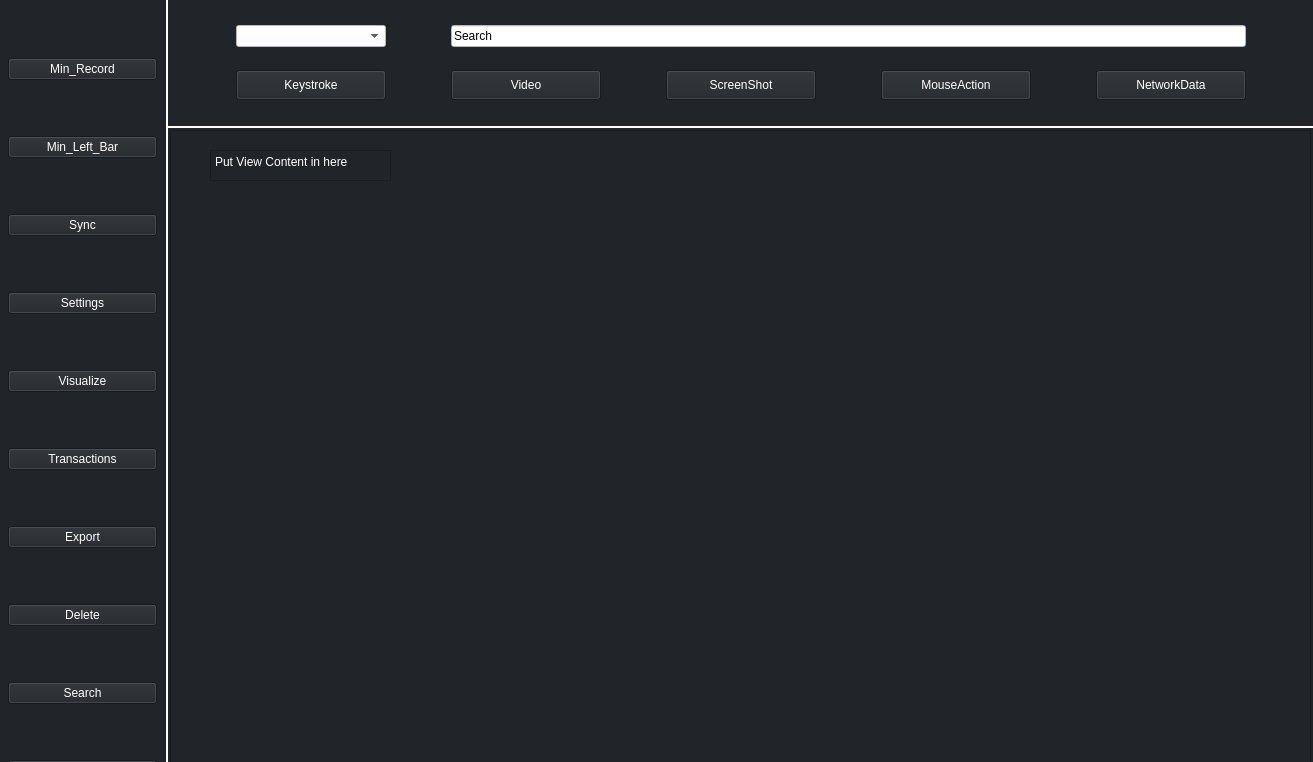
<?xml version="1.0" encoding="UTF-8"?>
<ui version="4.0">
 <class>MainWindow</class>
 <widget class="QMainWindow" name="MainWindow">
  <property name="windowModality">
   <enum>Qt::NonModal</enum>
  </property>
  <property name="geometry">
   <rect>
    <x>0</x>
    <y>0</y>
    <width>1313</width>
    <height>762</height>
   </rect>
  </property>
  <property name="mouseTracking">
   <bool>false</bool>
  </property>
  <property name="windowTitle">
   <string>MainWindow</string>
  </property>
  <property name="layoutDirection">
   <enum>Qt::LeftToRight</enum>
  </property>
  <property name="styleSheet">
   <string notr="true">background-color: #212429</string>
  </property>
  <widget class="QWidget" name="centralwidget">
   <widget class="QFrame" name="Top_Bar">
    <property name="geometry">
     <rect>
      <x>166</x>
      <y>-3</y>
      <width>1151</width>
      <height>131</height>
     </rect>
    </property>
    <property name="styleSheet">
     <string notr="true">QFrame{
	Background-color:212429;
	border-width: 2;
	border-radius:1;
	border-style: solid;
	border-color:white;
}</string>
    </property>
    <property name="frameShape">
     <enum>QFrame::StyledPanel</enum>
    </property>
    <property name="frameShadow">
     <enum>QFrame::Raised</enum>
    </property>
    <layout class="QGridLayout" name="gridLayout">
     <item row="1" column="4">
      <widget class="QPushButton" name="ScreenShot_Btn">
       <property name="maximumSize">
        <size>
         <width>150</width>
         <height>30</height>
        </size>
       </property>
       <property name="styleSheet">
        <string notr="true">QPushButton {
	background-color:#212429;
	color:white;
}
QPushButton:Pressed{
	color:#78AAD2;
}</string>
       </property>
       <property name="text">
        <string>ScreenShot</string>
       </property>
      </widget>
     </item>
     <item row="1" column="5">
      <widget class="QPushButton" name="Mouse_Action_Btn">
       <property name="maximumSize">
        <size>
         <width>150</width>
         <height>30</height>
        </size>
       </property>
       <property name="styleSheet">
        <string notr="true">QPushButton {
	background-color:#212429;
	color:white;
}
QPushButton:Pressed{
	color:#78AAD2;
}</string>
       </property>
       <property name="text">
        <string>MouseAction</string>
       </property>
      </widget>
     </item>
     <item row="1" column="6">
      <widget class="QPushButton" name="NetworkData_Btn">
       <property name="maximumSize">
        <size>
         <width>150</width>
         <height>30</height>
        </size>
       </property>
       <property name="styleSheet">
        <string notr="true">QPushButton {
	background-color:#212429;
	color:white;
}
QPushButton:Pressed{
	color:#78AAD2;
}</string>
       </property>
       <property name="text">
        <string>NetworkData</string>
       </property>
      </widget>
     </item>
     <item row="0" column="3" colspan="4">
      <widget class="QLineEdit" name="lineEdit">
       <property name="styleSheet">
        <string notr="true">background-color:white;
</string>
       </property>
       <property name="text">
        <string>Search</string>
       </property>
      </widget>
     </item>
     <item row="1" column="3">
      <widget class="QPushButton" name="Video_Btn">
       <property name="maximumSize">
        <size>
         <width>150</width>
         <height>30</height>
        </size>
       </property>
       <property name="styleSheet">
        <string notr="true">QPushButton {
	background-color:#212429;
	color:white;
}
QPushButton:Pressed{
	color:#78AAD2;
}</string>
       </property>
       <property name="text">
        <string>Video</string>
       </property>
      </widget>
     </item>
     <item row="0" column="2">
      <widget class="QComboBox" name="comboBox">
       <property name="styleSheet">
        <string notr="true">background-color:white;</string>
       </property>
      </widget>
     </item>
     <item row="1" column="2">
      <widget class="QPushButton" name="Keystroke_Btn">
       <property name="maximumSize">
        <size>
         <width>150</width>
         <height>30</height>
        </size>
       </property>
       <property name="styleSheet">
        <string notr="true">QPushButton {
	background-color:#212429;
	color:white;
}
QPushButton:Pressed{
	color:#78AAD2;
}</string>
       </property>
       <property name="text">
        <string>Keystroke</string>
       </property>
      </widget>
     </item>
    </layout>
   </widget>
   <widget class="QFrame" name="Side_Bar">
    <property name="geometry">
     <rect>
      <x>-3</x>
      <y>-3</y>
      <width>171</width>
      <height>851</height>
     </rect>
    </property>
    <property name="maximumSize">
     <size>
      <width>16777215</width>
      <height>16777214</height>
     </size>
    </property>
    <property name="styleSheet">
     <string notr="true">QFrame{
	Background-color:212429;
	border-width: 2;
	border-radius:1;
	border-style: solid;
	border-color:white;
}</string>
    </property>
    <property name="frameShape">
     <enum>QFrame::StyledPanel</enum>
    </property>
    <property name="frameShadow">
     <enum>QFrame::Raised</enum>
    </property>
    <layout class="QVBoxLayout" name="verticalLayout_2">
     <item>
      <widget class="QPushButton" name="Min_Recording_Btn">
       <property name="styleSheet">
        <string notr="true">QPushButton {
	background-color:#212429;
	color:white;
}
QPushButton:Pressed{
	color:#78AAD2;
}</string>
       </property>
       <property name="text">
        <string>Min_Record</string>
       </property>
      </widget>
     </item>
     <item>
      <widget class="QPushButton" name="Hide_Left_Frame_Btn">
       <property name="styleSheet">
        <string notr="true">QPushButton {
	background-color:#212429;
	color:white;
}
QPushButton:Pressed{
	color:#78AAD2;
}</string>
       </property>
       <property name="text">
        <string>Min_Left_Bar</string>
       </property>
      </widget>
     </item>
     <item>
      <widget class="QPushButton" name="Sync_Btn">
       <property name="styleSheet">
        <string notr="true">QPushButton {
	background-color:#212429;
	color:white;
}
QPushButton:Pressed{
	color:#78AAD2;
}</string>
       </property>
       <property name="text">
        <string>Sync</string>
       </property>
      </widget>
     </item>
     <item>
      <widget class="QPushButton" name="Settings_Btn">
       <property name="styleSheet">
        <string notr="true">QPushButton {
	background-color:#212429;
	color:white;
}
QPushButton:Pressed{
	color:#78AAD2;
}</string>
       </property>
       <property name="text">
        <string>Settings</string>
       </property>
      </widget>
     </item>
     <item>
      <widget class="QPushButton" name="Visualize_Btn">
       <property name="styleSheet">
        <string notr="true">QPushButton {
	background-color:#212429;
	color:white;
}
QPushButton:Pressed{
	color:#78AAD2;
}</string>
       </property>
       <property name="text">
        <string>Visualize</string>
       </property>
      </widget>
     </item>
     <item>
      <widget class="QPushButton" name="Transactions_Btn">
       <property name="styleSheet">
        <string notr="true">QPushButton {
	background-color:#212429;
	color:white;
}
QPushButton:Pressed{
	color:#78AAD2;
}</string>
       </property>
       <property name="text">
        <string>Transactions</string>
       </property>
      </widget>
     </item>
     <item>
      <widget class="QPushButton" name="Export_Btn">
       <property name="styleSheet">
        <string notr="true">QPushButton {
	background-color:#212429;
	color:white;
}
QPushButton:Pressed{
	color:#78AAD2;
}</string>
       </property>
       <property name="text">
        <string>Export</string>
       </property>
      </widget>
     </item>
     <item>
      <widget class="QPushButton" name="Delete_Btn">
       <property name="styleSheet">
        <string notr="true">QPushButton {
	background-color:#212429;
	color:white;
}
QPushButton:Pressed{
	color:#78AAD2;
}</string>
       </property>
       <property name="text">
        <string>Delete</string>
       </property>
      </widget>
     </item>
     <item>
      <widget class="QPushButton" name="Search_Left_Frame_Btn">
       <property name="styleSheet">
        <string notr="true">QPushButton {
	background-color:#212429;
	color:white;
}
QPushButton:Pressed{
	color:#78AAD2;
}</string>
       </property>
       <property name="text">
        <string>Search</string>
       </property>
      </widget>
     </item>
     <item>
      <widget class="QPushButton" name="Annotate_Btn">
       <property name="styleSheet">
        <string notr="true">QPushButton {
	background-color:#212429;
	color:white;
}
QPushButton:Pressed{
	color:#78AAD2;
}</string>
       </property>
       <property name="text">
        <string>Annotate</string>
       </property>
      </widget>
     </item>
    </layout>
   </widget>
   <widget class="QFrame" name="Content_Frame">
    <property name="geometry">
     <rect>
      <x>170</x>
      <y>130</y>
      <width>1141</width>
      <height>721</height>
     </rect>
    </property>
    <property name="frameShape">
     <enum>QFrame::StyledPanel</enum>
    </property>
    <property name="frameShadow">
     <enum>QFrame::Raised</enum>
    </property>
    <widget class="QPlainTextEdit" name="plainTextEdit">
     <property name="geometry">
      <rect>
       <x>40</x>
       <y>20</y>
       <width>181</width>
       <height>31</height>
      </rect>
     </property>
     <property name="styleSheet">
      <string notr="true">color:white;
</string>
     </property>
     <property name="plainText">
      <string>Put View Content in here</string>
     </property>
    </widget>
   </widget>
   <zorder>Side_Bar</zorder>
   <zorder>Top_Bar</zorder>
   <zorder>Content_Frame</zorder>
  </widget>
  <widget class="QMenuBar" name="menubar">
   <property name="geometry">
    <rect>
     <x>0</x>
     <y>0</y>
     <width>1313</width>
     <height>24</height>
    </rect>
   </property>
  </widget>
 </widget>
 <resources/>
 <connections/>
</ui>
